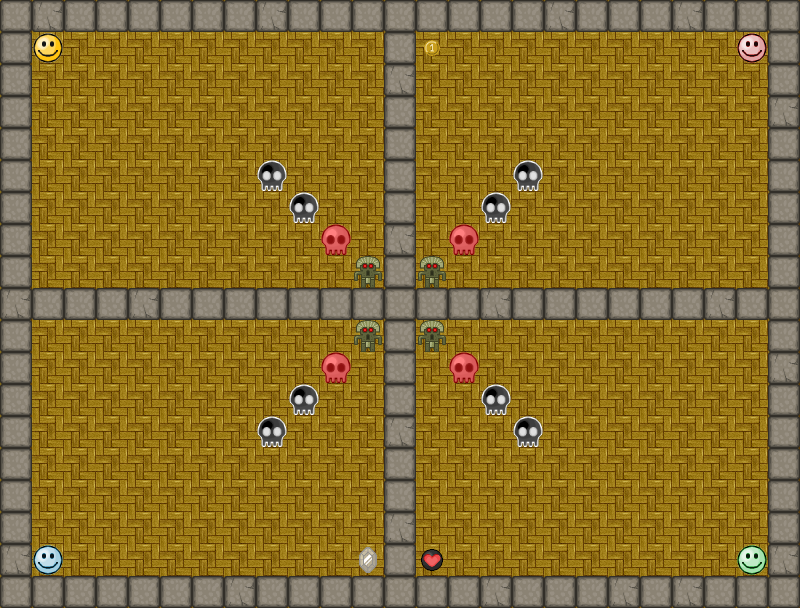

A level layout from a 2D game, rendered from its tile map. Below: a short description, then the map file with tile-grid data replaced by summaries:
An orthogonal 25x19 tile map with 32x32 px tiles, 2 tile layers (background, map), 2 tilesets and 4 objects.

<map version="1.0" orientation="orthogonal" renderorder="right-down" width="25" height="19" tilewidth="32" tileheight="32" nextobjectid="5">
 <properties>
  <property name="type" value="classic" />
 </properties>
 <tileset firstgid="1" name="Sprite" tilewidth="32" tileheight="32" tilecount="64" columns="8">
  <image source="../../tileset/sprite.png" width="256" height="256" />
 </tileset>
 <tileset firstgid="65" name="Background" tilewidth="32" tileheight="32" tilecount="64" columns="8">
  <image source="../../tileset/background.png" width="256" height="256" />
 </tileset>
 <layer name="background" width="25" height="19">
  <data>[475 cells, 475 non-empty, 1 distinct tile ids]</data>
 </layer>
 <layer name="map" width="25" height="19">
  <data>[475 cells, 146 non-empty, 12 distinct tile ids]</data>
 </layer>
 <objectgroup name="teleporters">
  <object id="1" x="359" y="261">
   <polyline points="0,0 -318,293" />
  </object>
  <object id="2" x="361" y="328">
   <polyline points="0,0 383,226" />
  </object>
  <object id="3" x="426" y="328">
   <polyline points="0,0 321,-289" />
  </object>
  <object id="4" x="422" y="263">
   <polyline points="0,0 -384,-224" />
  </object>
 </objectgroup>
</map>
